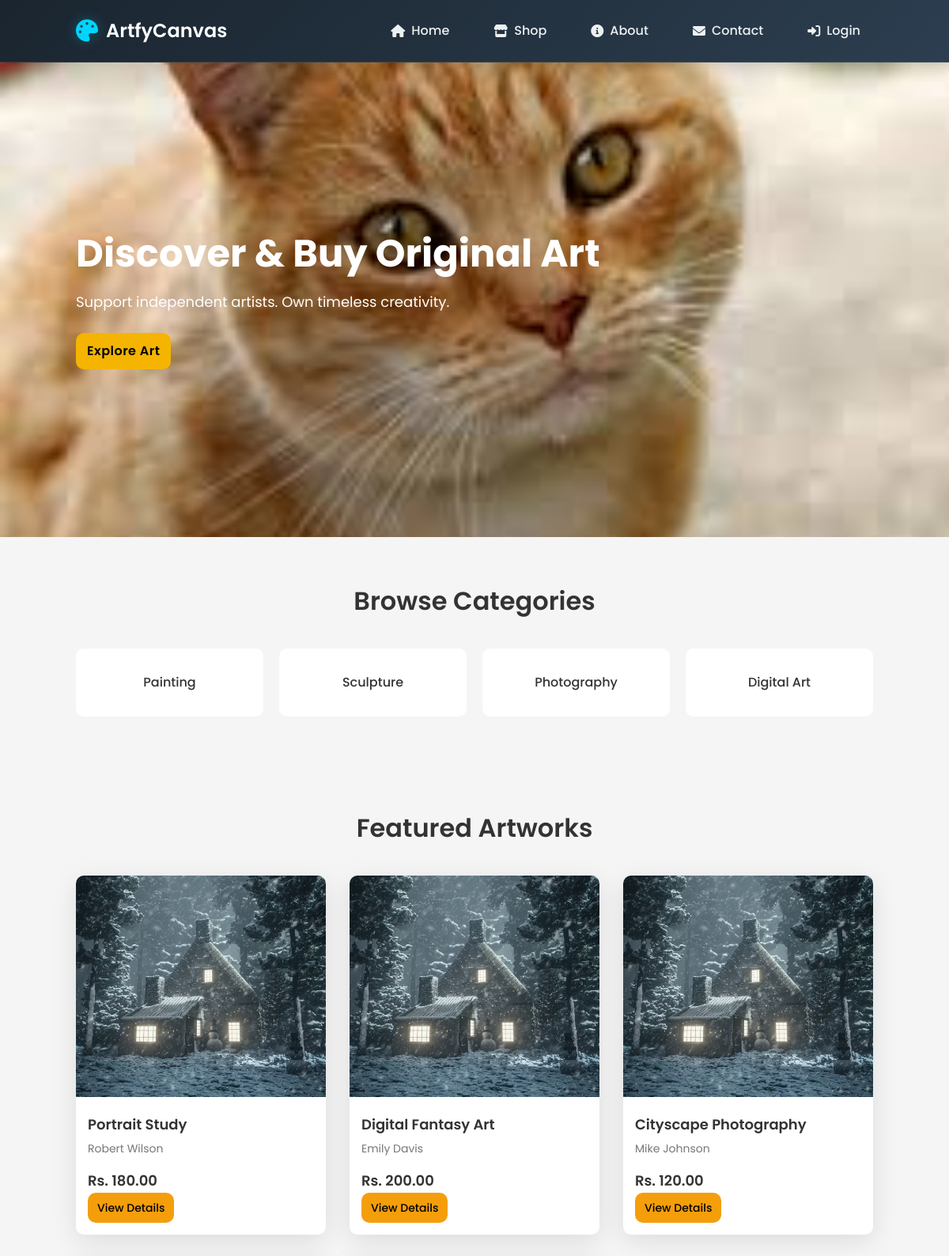
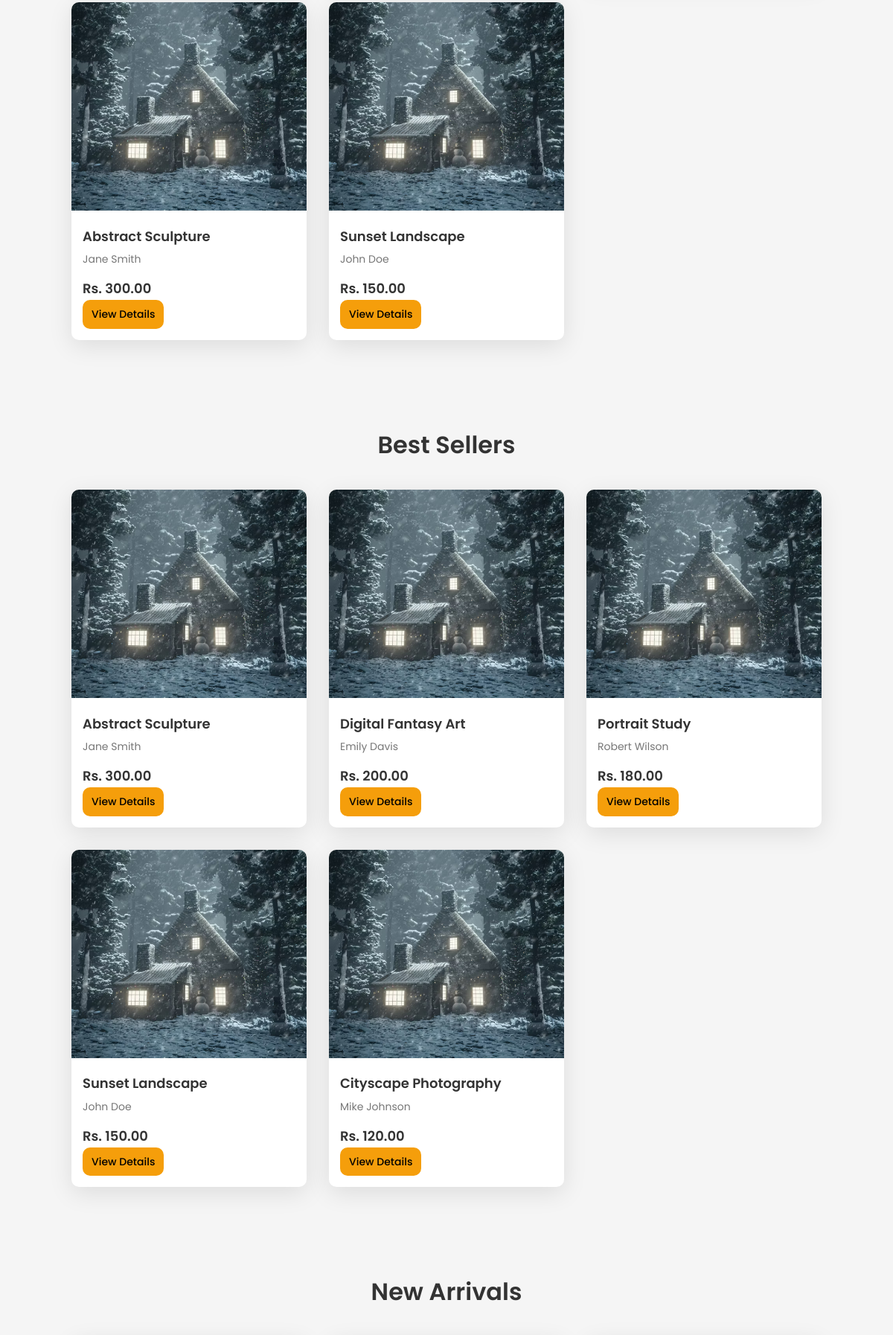
The page / (upper part) on the database its author committed (2 pictures, top to bottom).
### tables this page shows
CREATE TABLE IF NOT EXISTS categories (
    id INT AUTO_INCREMENT PRIMARY KEY,
    name VARCHAR(255) NOT NULL,
    created_at TIMESTAMP DEFAULT CURRENT_TIMESTAMP
);

CREATE TABLE IF NOT EXISTS artworks (
    id INT AUTO_INCREMENT PRIMARY KEY,
    title VARCHAR(255) NOT NULL,
    artist VARCHAR(255) NOT NULL,
    price DECIMAL(10,2) NOT NULL,
    image VARCHAR(255),
    description TEXT,
    category_id INT DEFAULT NULL,
    medium VARCHAR(100) DEFAULT NULL,
    dimensions VARCHAR(100) DEFAULT NULL,
    year_created YEAR DEFAULT NULL,
    availability ENUM('available', 'sold', 'reserved') DEFAULT 'available',
    created_at TIMESTAMP DEFAULT CURRENT_TIMESTAMP,
    FOREIGN KEY (category_id) REFERENCES categories(id)
);

### index.php (the view, shortened to what this page needs)
<?php
require_once "includes/db.php";
?>
<!DOCTYPE html>
<html lang="en">
<head>
    <link rel="stylesheet" href="assets/css/style_organized.css">
    <link rel="stylesheet" href="https://cdnjs.cloudflare.com/ajax/libs/font-awesome/6.0.0/css/all.min.css">
</head>
<body>
<header class="navbar">
    <div class="logo">
        <i class="fas fa-palette"></i>
        ArtfyCanvas
    </div>
    <nav>
        <a href="index.php"><i class="fas fa-home"></i> Home</a>
        <a href="shop.php"><i class="fas fa-store"></i> Shop</a>
        <a href="about.php"><i class="fas fa-info-circle"></i> About</a>
        <a href="contact.php"><i class="fas fa-envelope"></i> Contact</a>
        <?php if(isset($_SESSION['user'])): ?>
            <a href="cart.php"><i class="fas fa-shopping-cart"></i> Cart</a>
            <?php
            $pending_count = 0;
            $stmt = $conn->prepare("SELECT COUNT(*) as count FROM orders WHERE user_id = ? AND status = 'pending'");
            $stmt->bind_param("i", $_SESSION['user']['id']);
            $stmt->execute();
            $result = $stmt->get_result();
            $pending_count = $result->fetch_assoc()['count'];
            $stmt->close();
            ?>
            <a href="my_orders.php" class="notification-bell">
                <i class="fas fa-bell"></i>
                <?php if($pending_count > 0): ?>
                <span class="notification-count"><?= $pending_count ?></span>
                <?php endif; ?>
            </a>
            <a href="logout.php"><i class="fas fa-sign-out-alt"></i> Logout</a>
        <?php else: ?>
            <a href="login.php"><i class="fas fa-sign-in-alt"></i> Login</a>
        <?php endif; ?>
    </nav>
</header>
<section class="hero">
    <div class="hero-text">
        <h1>Discover & Buy Original Art</h1>
        <p>Support independent artists. Own timeless creativity.</p>
        <a href="#gallery" class="btn">Explore Art</a>
    </div>
</section>
<section class="categories">
    <h2>Browse Categories</h2>
    <div class="category-grid">
        <?php
        $catResult = $conn->query("SELECT * FROM categories LIMIT 6");
        while ($cat = $catResult->fetch_assoc()):
        ?>
            <a href="shop.php?category=<?= $cat['id'] ?>" class="category-card">
                <?= htmlspecialchars($cat['name']) ?>
            </a>
        <?php endwhile; ?>
    </div>
</section>
<section class="gallery" id="gallery">
    <h2>Featured Artworks</h2>
    <div class="art-grid">
        <?php
        $artResult = $conn->query("SELECT * FROM artworks ORDER BY id DESC LIMIT 12");
        while ($art = $artResult->fetch_assoc()):
            $imagePath = "assets/images/" . $art['image'];
        ?>
            <div class="art-card">
                <img src="<?= $imagePath ?>" alt="<?= htmlspecialchars($art['title']) ?>">
                <div class="art-info">
                    <h3><?= htmlspecialchars($art['title']) ?></h3>
                    <p class="artist"><?= htmlspecialchars($art['artist']) ?></p>
                    <p class="price">Rs. <?= number_format($art['price'], 2) ?></p>
                    <a href="product.php?id=<?= $art['id'] ?>" class="btn-sm">View Details</a>
                </div>
            </div>
        <?php endwhile; ?>
    </div>
</section>
<section class="best-sellers">
    <h2>Best Sellers</h2>
    <div class="art-grid">
        <?php
        $bestResult = $conn->query("SELECT * FROM artworks ORDER BY price DESC LIMIT 6");
        while ($art = $bestResult->fetch_assoc()):
            $imagePath = "assets/images/" . $art['image'];
        ?>
            <div class="art-card">
                <img src="<?= $imagePath ?>" alt="<?= htmlspecialchars($art['title']) ?>">
                <div class="art-info">
                    <h3><?= htmlspecialchars($art['title']) ?></h3>
                    <p class="artist"><?= htmlspecialchars($art['artist']) ?></p>
                    <p class="price">Rs. <?= number_format($art['price'], 2) ?></p>
                    <a href="product.php?id=<?= $art['id'] ?>" class="btn-sm">View Details</a>
                </div>
            </div>
        <?php endwhile; ?>
    </div>
</section>
<section class="new-arrivals">
    <h2>New Arrivals</h2>
</section>
</body>
</html>

### assets/css/style_organized.css (style rules this page uses)
* { margin: 0; padding: 0; box-sizing: border-box; font-family: 'Poppins', sans-serif; }
body { background: #f5f5f5; color: #333; font-family: 'Poppins', sans-serif; line-height: 1.6; }
:root { --primary-bg: #f9f9f9; --secondary-bg: #ffffff; --text-primary: #2c3e50; --text-secondary: #6c757d; --text-muted: #adb5bd; --accent-primary: #f59e0b; --accent-secondary: #f4b400; --neutral-gray: #e9ecef; --shadow-light: rgba(0, 0, 0, 0.08); --shadow-medium: rgba(0, 0, 0, 0.12); --border-radius: 16px; --border-radius-sm: 12px; --spacing-xs: 8px; --spacing-sm: 12px; --spacing-md: 16px; --spacing-lg: 24px; --spacing-xl: 32px; --spacing-2xl: 48px; }
h1, h2, h3, h4, h5, h6 { font-weight: 600; line-height: 1.3; }
h1 { font-size: 2.5rem; font-weight: 700; }
h2 { font-size: 2rem; }
h3 { font-size: 1.5rem; }
.btn, .btn-primary, .btn-secondary { font-family: 'Poppins', sans-serif; font-weight: 600; letter-spacing: 0.5px; transition: all 0.3s ease; }
.art-card, .product-container { box-shadow: 0 8px 32px rgba(0, 0, 0, 0.1); }
html { scroll-behavior: smooth; }
.navbar { background: linear-gradient(135deg, #1a252f 0%, #2c3e50 100%); color: #fff; padding: 16px 8%; display: flex; justify-content: space-between; align-items: center; position: relative; z-index: 1000; box-shadow: 0 4px 20px rgba(0, 0, 0, 0.15); border-bottom: 1px solid rgba(255, 255, 255, 0.1); backdrop-filter: blur(10px); }
.navbar .logo { font-size: 24px; font-weight: 600; display: flex; align-items: center; gap: 10px; z-index: 1001; color: #fff; }
.navbar .logo i { color: #00d4ff; font-size: 28px; filter: drop-shadow(0 0 8px rgba(0, 212, 255, 0.3)); }
.navbar nav { display: flex; align-items: center; }
.navbar nav a { color: #ecf0f1; margin-left: 24px; text-decoration: none; font-weight: 500; display: flex; align-items: center; gap: 8px; transition: all 0.3s ease; padding: 10px 16px; border-radius: 8px; position: relative; }
.navbar nav a i { font-size: 16px; }
.hero { background: url('../images/hero.jpg') center/cover no-repeat; height: 75vh; display: flex; align-items: center; padding: 0 8%; color: white; }
.hero h1 { font-size: 48px; margin-bottom: 15px; }
.hero p { font-size: 18px; margin-bottom: 25px; }
.btn { background: #f4b400; color: #000; padding: 12px 28px; text-decoration: none; border-radius: 30px; font-weight: 600; }
.btn-sm { background: #f4b400; color: #000; padding: 8px 16px; text-decoration: none; border-radius: 20px; font-weight: 500; font-size: 14px; display: inline-block; transition: all 0.3s; }
section { padding: 60px 8%; }
section h2 { text-align: center; margin-bottom: 40px; font-size: 32px; }
.gallery, .best-sellers, .new-arrivals { padding: 60px 8%; }
.gallery h2, .best-sellers h2, .new-arrivals h2 { text-align: center; margin-bottom: 40px; font-size: 32px; color: #333; }
.category-grid { display: grid; grid-template-columns: repeat(auto-fit, minmax(180px, 1fr)); gap: 20px; }
.category-card { background: white; padding: 30px; text-align: center; border-radius: 10px; font-weight: 500; cursor: pointer; transition: 0.3s; text-decoration: none; color: inherit; display: block; }
.art-grid { display: grid; grid-template-columns: repeat(auto-fit, minmax(240px, 1fr)); gap: 30px; }
.art-card { background: white; border-radius: 10px; overflow: hidden; transition: 0.3s; }
.art-card img { width: 100%; height: 280px; object-fit: cover; }
.art-info { padding: 15px; }
.art-info h3 { font-size: 18px; margin-bottom: 8px; }
.artist { font-size: 14px; color: #777; margin-bottom: 15px; display: flex; align-items: center; gap: 8px; }
.price { font-weight: 600; font-size: 18px; color: #333; }
.btn-sm { padding:8px 12px; border-radius:10px; background:var(--accent-primary); color:#000; text-decoration:none; display:inline-block; }
.btn { display:inline-flex; align-items:center; gap:8px; padding:10px 14px; border-radius:10px; text-decoration:none; font-weight:600; }

### rows shown on the page
categories: name "Painting"
categories: name "Sculpture"
categories: name "Photography"
categories: name "Digital Art"
artworks: image (picture), title "Portrait Study", artist "Robert Wilson", price "180.00"
artworks: image (picture), title "Digital Fantasy Art", artist "Emily Davis", price "200.00"
artworks: image (picture), title "Cityscape Photography", artist "Mike Johnson", price "120.00"
artworks: image (picture), title "Abstract Sculpture", artist "Jane Smith", price "300.00"
artworks: image (picture), title "Sunset Landscape", artist "John Doe", price "150.00"
